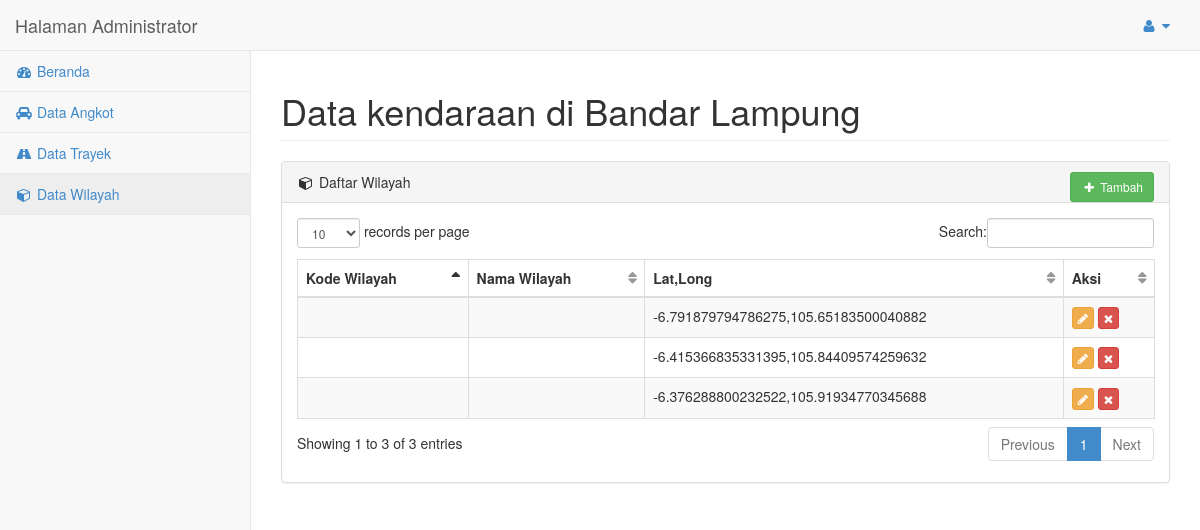
Screenshot of /admin/?m4 (signed in) with the database file from the repository.
### tables this page shows
CREATE TABLE `wilayah` (
  `id_wilayah` int(10) NOT NULL,
  `kecamatan` varchar(100) NOT NULL,
  `lat` double NOT NULL,
  `lng` double NOT NULL
);

### admin/pages/_wilayah.php (the view, shortened to what this page needs)
<div id="page-wrapper">
	<div class="row">
        <div class="col-lg-12">
            <h1 class="page-header">Data kendaraan di Bandar Lampung</h1>
        </div>
    </div>
    <div class="row">
        <div class="col-lg-12">
            <div class="panel panel-default">
                <div class="panel-heading"><i class="fa fa-cube fa-fw"></i> Daftar Wilayah<span class="pull-right"><a href="./?m4&tambah" class="btn btn-success btn-sm"><i class="fa fa-plus fa-fw"></i> Tambah</a></span></div>
                    <div class="panel-body">
                        <div class="table-responsive">
                            <table class="table table-striped table-bordered table-hover" id="dataTables-example">
                                <thead>
                                    <tr>
										<th>Kode Wilayah</th>
										<th>Nama Wilayah</th>
										<th>Lat,Long</th>
										<th>Aksi</th>
									</tr>
								</thead>
									<?php
										$q=mysqli_query($connection,"select * from wilayah");
										while ($d=mysqli_fetch_array($q)){
									?>
									<tr>
										<td><?php echo $d["kd_wilayah"]?></td>
										<td><?php echo $d["nama"]?></td>
										<td><?php echo $d['lat'].','.$d['lng'];?></td>
										<td><a href="./?m4&ubah=<?php echo $d["kd_wilayah"]?>" class="btn btn-warning btn-xs" role="button" data-toggle="tooltip" data-placement="top" title="Ubah"><i class="fa fa-pencil"></i></a> <a href="proses/hapus-wilayah.php?kdw=<?php echo $d["kd_wilayah"]?>" class="btn btn-danger btn-xs" role="button" data-toggle="tooltip" data-placement="top" title="Hapus"><i class="fa fa-times"></i></a></td>
									</tr>
									<?php }?>
							</table>
						</div>
					</div>
				</div>
			</div>
        </div>
    </div>
</div>

### admin/css/sb-admin-2.css (style rules this page uses)
body { background-color: #f8f8f8; }
#page-wrapper { padding: 0 15px; min-height: 568px; background-color: #fff; }
@media (min-width:768px) { #page-wrapper { position: inherit; margin: 0 0 0 250px; padding: 0 30px; border-left: 1px solid #e7e7e7; } }
table.dataTable thead .sorting, table.dataTable thead .sorting_asc, table.dataTable thead .sorting_desc, table.dataTable thead .sorting_asc_disabled, table.dataTable thead .sorting_desc_disabled { background: 0 0; }
table.dataTable thead .sorting_asc:after { content: "\f0de"; float: right; font-family: fontawesome; }
table.dataTable thead .sorting:after { content: "\f0dc"; float: right; font-family: fontawesome; color: rgba(50,50,50,.5); }

### rows the page displays
wilayah: lat "-6.791879794786275", lng "105.65183500040882"
wilayah: lat "-6.415366835331395", lng "105.84409574259632"
wilayah: lat "-6.376288800232522", lng "105.91934770345688"
